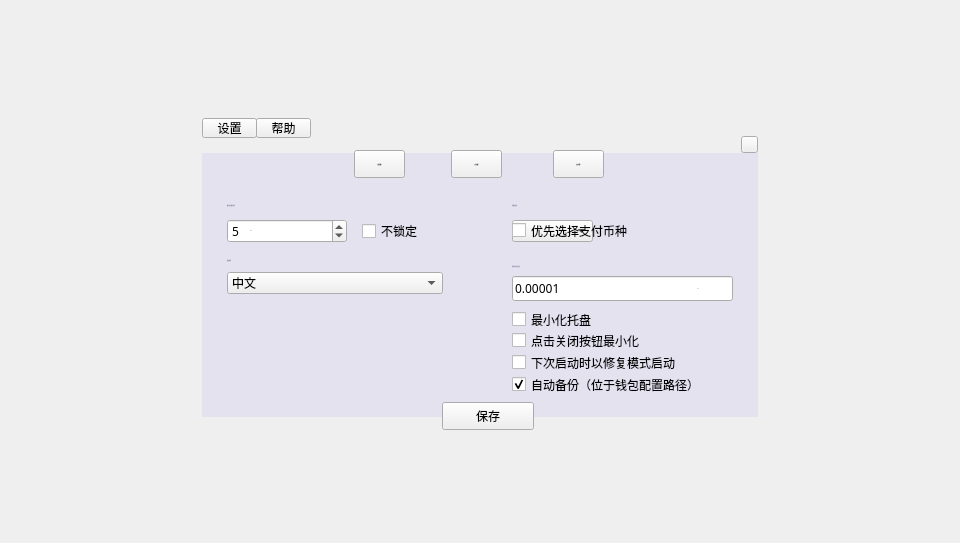
<?xml version="1.0" encoding="UTF-8"?>
<ui version="4.0">
 <class>SetDialog</class>
 <widget class="QDialog" name="SetDialog">
  <property name="geometry">
   <rect>
    <x>0</x>
    <y>0</y>
    <width>960</width>
    <height>543</height>
   </rect>
  </property>
  <property name="font">
   <font>
    <family>微软雅黑</family>
   </font>
  </property>
  <property name="windowTitle">
   <string>Dialog</string>
  </property>
  <property name="styleSheet">
   <string notr="true"/>
  </property>
  <widget class="QWidget" name="widget" native="true">
   <property name="geometry">
    <rect>
     <x>0</x>
     <y>-2</y>
     <width>960</width>
     <height>543</height>
    </rect>
   </property>
   <property name="font">
    <font>
     <family>微软雅黑</family>
    </font>
   </property>
   <widget class="QToolButton" name="toolButton_set">
    <property name="geometry">
     <rect>
      <x>202</x>
      <y>120</y>
      <width>55</width>
      <height>20</height>
     </rect>
    </property>
    <property name="cursor">
     <cursorShape>PointingHandCursor</cursorShape>
    </property>
    <property name="text">
     <string>设置</string>
    </property>
   </widget>
   <widget class="QToolButton" name="toolButton_help">
    <property name="geometry">
     <rect>
      <x>256</x>
      <y>120</y>
      <width>55</width>
      <height>20</height>
     </rect>
    </property>
    <property name="cursor">
     <cursorShape>PointingHandCursor</cursorShape>
    </property>
    <property name="text">
     <string>帮助</string>
    </property>
   </widget>
   <widget class="QStackedWidget" name="stackedWidget_2">
    <property name="geometry">
     <rect>
      <x>202</x>
      <y>138</y>
      <width>556</width>
      <height>308</height>
     </rect>
    </property>
    <property name="currentIndex">
     <number>0</number>
    </property>
    <widget class="QWidget" name="page_set">
     <widget class="QWidget" name="containerWidget" native="true">
      <property name="geometry">
       <rect>
        <x>0</x>
        <y>0</y>
        <width>556</width>
        <height>308</height>
       </rect>
      </property>
      <property name="font">
       <font>
        <family>微软雅黑</family>
       </font>
      </property>
      <property name="styleSheet">
       <string notr="true"/>
      </property>
      <widget class="QToolButton" name="generalBtn">
       <property name="geometry">
        <rect>
         <x>152</x>
         <y>14</y>
         <width>51</width>
         <height>28</height>
        </rect>
       </property>
       <property name="font">
        <font>
         <family>Microsoft YaHei UI</family>
         <pointsize>-1</pointsize>
         <weight>6</weight>
         <italic>false</italic>
         <bold>false</bold>
        </font>
       </property>
       <property name="cursor">
        <cursorShape>PointingHandCursor</cursorShape>
       </property>
       <property name="styleSheet">
        <string notr="true">font: 53 11px &quot;Microsoft YaHei UI&quot;;</string>
       </property>
       <property name="text">
        <string>通用设置</string>
       </property>
       <property name="toolButtonStyle">
        <enum>Qt::ToolButtonTextUnderIcon</enum>
       </property>
      </widget>
      <widget class="QStackedWidget" name="stackedWidget">
       <property name="geometry">
        <rect>
         <x>0</x>
         <y>44</y>
         <width>556</width>
         <height>264</height>
        </rect>
       </property>
       <property name="font">
        <font>
         <family>微软雅黑</family>
        </font>
       </property>
       <property name="styleSheet">
        <string notr="true"/>
       </property>
       <property name="currentIndex">
        <number>0</number>
       </property>
       <widget class="QWidget" name="page">
        <widget class="QToolButton" name="saveBtn">
         <property name="geometry">
          <rect>
           <x>240</x>
           <y>222</y>
           <width>92</width>
           <height>28</height>
          </rect>
         </property>
         <property name="font">
          <font>
           <family>微软雅黑</family>
          </font>
         </property>
         <property name="cursor">
          <cursorShape>PointingHandCursor</cursorShape>
         </property>
         <property name="focusPolicy">
          <enum>Qt::NoFocus</enum>
         </property>
         <property name="styleSheet">
          <string notr="true"/>
         </property>
         <property name="text">
          <string>保存</string>
         </property>
        </widget>
        <widget class="QLabel" name="label_2">
         <property name="geometry">
          <rect>
           <x>25</x>
           <y>10</y>
           <width>131</width>
           <height>31</height>
          </rect>
         </property>
         <property name="font">
          <font>
           <family>微软雅黑</family>
           <pointsize>-1</pointsize>
           <weight>50</weight>
           <italic>false</italic>
           <bold>false</bold>
          </font>
         </property>
         <property name="styleSheet">
          <string notr="true">font: 11px &quot;微软雅黑&quot;;
color:rgb(137,129,161);</string>
         </property>
         <property name="text">
          <string>钱包自动锁定时间</string>
         </property>
         <property name="alignment">
          <set>Qt::AlignLeading|Qt::AlignLeft|Qt::AlignVCenter</set>
         </property>
        </widget>
        <widget class="QComboBox" name="languageComboBox">
         <property name="geometry">
          <rect>
           <x>25</x>
           <y>92</y>
           <width>216</width>
           <height>22</height>
          </rect>
         </property>
         <property name="font">
          <font>
           <family>微软雅黑</family>
          </font>
         </property>
         <property name="focusPolicy">
          <enum>Qt::NoFocus</enum>
         </property>
         <property name="styleSheet">
          <string notr="true"/>
         </property>
         <item>
          <property name="text">
           <string>中文</string>
          </property>
         </item>
         <item>
          <property name="text">
           <string>English</string>
          </property>
         </item>
        </widget>
        <widget class="QCheckBox" name="nolockCheckBox">
         <property name="geometry">
          <rect>
           <x>160</x>
           <y>39</y>
           <width>80</width>
           <height>24</height>
          </rect>
         </property>
         <property name="font">
          <font>
           <family>微软雅黑</family>
           <pointsize>9</pointsize>
          </font>
         </property>
         <property name="cursor">
          <cursorShape>PointingHandCursor</cursorShape>
         </property>
         <property name="focusPolicy">
          <enum>Qt::NoFocus</enum>
         </property>
         <property name="text">
          <string>不锁定</string>
         </property>
        </widget>
        <widget class="QSpinBox" name="lockTimeSpinBox">
         <property name="geometry">
          <rect>
           <x>25</x>
           <y>39</y>
           <width>120</width>
           <height>24</height>
          </rect>
         </property>
         <property name="font">
          <font>
           <family>微软雅黑</family>
          </font>
         </property>
         <property name="focusPolicy">
          <enum>Qt::StrongFocus</enum>
         </property>
         <property name="styleSheet">
          <string notr="true"/>
         </property>
         <property name="readOnly">
          <bool>false</bool>
         </property>
         <property name="minimum">
          <number>0</number>
         </property>
         <property name="maximum">
          <number>60</number>
         </property>
         <property name="value">
          <number>5</number>
         </property>
        </widget>
        <widget class="QLabel" name="label_6">
         <property name="geometry">
          <rect>
           <x>25</x>
           <y>70</y>
           <width>101</width>
           <height>20</height>
          </rect>
         </property>
         <property name="font">
          <font>
           <family>微软雅黑</family>
           <pointsize>-1</pointsize>
           <weight>50</weight>
           <italic>false</italic>
           <bold>false</bold>
          </font>
         </property>
         <property name="styleSheet">
          <string notr="true">font: 11px &quot;微软雅黑&quot;;
color:rgb(137,129,161);</string>
         </property>
         <property name="text">
          <string>界面语言</string>
         </property>
         <property name="alignment">
          <set>Qt::AlignLeading|Qt::AlignLeft|Qt::AlignVCenter</set>
         </property>
        </widget>
        <widget class="QLabel" name="label_3">
         <property name="geometry">
          <rect>
           <x>48</x>
           <y>42</y>
           <width>31</width>
           <height>16</height>
          </rect>
         </property>
         <property name="font">
          <font>
           <family>微软雅黑</family>
           <pointsize>-1</pointsize>
           <weight>50</weight>
           <italic>false</italic>
           <bold>false</bold>
          </font>
         </property>
         <property name="styleSheet">
          <string notr="true">font: 9px &quot;微软雅黑&quot;;
color:rgb(137,129,161);</string>
         </property>
         <property name="text">
          <string>min</string>
         </property>
        </widget>
        <widget class="QCheckBox" name="minimizeCheckBox">
         <property name="geometry">
          <rect>
           <x>310</x>
           <y>129</y>
           <width>240</width>
           <height>21</height>
          </rect>
         </property>
         <property name="font">
          <font>
           <family>微软雅黑</family>
           <pointsize>9</pointsize>
          </font>
         </property>
         <property name="cursor">
          <cursorShape>PointingHandCursor</cursorShape>
         </property>
         <property name="focusPolicy">
          <enum>Qt::NoFocus</enum>
         </property>
         <property name="text">
          <string>最小化托盘</string>
         </property>
        </widget>
        <widget class="QCheckBox" name="closeCheckBox">
         <property name="geometry">
          <rect>
           <x>310</x>
           <y>150</y>
           <width>240</width>
           <height>21</height>
          </rect>
         </property>
         <property name="font">
          <font>
           <family>微软雅黑</family>
           <pointsize>9</pointsize>
          </font>
         </property>
         <property name="cursor">
          <cursorShape>PointingHandCursor</cursorShape>
         </property>
         <property name="focusPolicy">
          <enum>Qt::NoFocus</enum>
         </property>
         <property name="text">
          <string>点击关闭按钮最小化</string>
         </property>
        </widget>
        <widget class="QCheckBox" name="resyncCheckBox">
         <property name="geometry">
          <rect>
           <x>310</x>
           <y>172</y>
           <width>240</width>
           <height>21</height>
          </rect>
         </property>
         <property name="font">
          <font>
           <family>微软雅黑</family>
           <pointsize>9</pointsize>
          </font>
         </property>
         <property name="cursor">
          <cursorShape>PointingHandCursor</cursorShape>
         </property>
         <property name="focusPolicy">
          <enum>Qt::NoFocus</enum>
         </property>
         <property name="text">
          <string>下次启动时以修复模式启动</string>
         </property>
        </widget>
        <widget class="QLabel" name="label_4">
         <property name="geometry">
          <rect>
           <x>310</x>
           <y>10</y>
           <width>200</width>
           <height>31</height>
          </rect>
         </property>
         <property name="font">
          <font>
           <family>微软雅黑</family>
           <pointsize>-1</pointsize>
           <weight>50</weight>
           <italic>false</italic>
           <bold>false</bold>
          </font>
         </property>
         <property name="styleSheet">
          <string notr="true">font: 11px &quot;微软雅黑&quot;;
color:rgb(137,129,161);</string>
         </property>
         <property name="text">
          <string>手续费币种</string>
         </property>
         <property name="alignment">
          <set>Qt::AlignLeading|Qt::AlignLeft|Qt::AlignVCenter</set>
         </property>
        </widget>
        <widget class="QLabel" name="unitLabel2">
         <property name="geometry">
          <rect>
           <x>495</x>
           <y>98</y>
           <width>35</width>
           <height>20</height>
          </rect>
         </property>
         <property name="font">
          <font>
           <family>微软雅黑</family>
           <pointsize>-1</pointsize>
           <weight>50</weight>
           <italic>false</italic>
           <bold>false</bold>
          </font>
         </property>
         <property name="styleSheet">
          <string notr="true">font: 9px &quot;微软雅黑&quot;;
color:rgb(137,129,161);</string>
         </property>
         <property name="text">
          <string>UFC</string>
         </property>
        </widget>
        <widget class="QLineEdit" name="contractFeeLineEdit">
         <property name="geometry">
          <rect>
           <x>310</x>
           <y>96</y>
           <width>221</width>
           <height>25</height>
          </rect>
         </property>
         <property name="cursor">
          <cursorShape>IBeamCursor</cursorShape>
         </property>
         <property name="contextMenuPolicy">
          <enum>Qt::DefaultContextMenu</enum>
         </property>
         <property name="text">
          <string>0.00001</string>
         </property>
         <property name="maxLength">
          <number>20</number>
         </property>
         <property name="readOnly">
          <bool>false</bool>
         </property>
        </widget>
        <widget class="QComboBox" name="comboBox_fee">
         <property name="geometry">
          <rect>
           <x>310</x>
           <y>40</y>
           <width>81</width>
           <height>22</height>
          </rect>
         </property>
        </widget>
        <widget class="QLabel" name="label_5">
         <property name="geometry">
          <rect>
           <x>310</x>
           <y>76</y>
           <width>221</width>
           <height>20</height>
          </rect>
         </property>
         <property name="font">
          <font>
           <family>微软雅黑</family>
           <pointsize>-1</pointsize>
           <weight>50</weight>
           <italic>false</italic>
           <bold>false</bold>
          </font>
         </property>
         <property name="styleSheet">
          <string notr="true">font: 11px &quot;微软雅黑&quot;;
color:rgb(137,129,161);</string>
         </property>
         <property name="text">
          <string>单步合约执行费用</string>
         </property>
         <property name="alignment">
          <set>Qt::AlignLeading|Qt::AlignLeft|Qt::AlignVCenter</set>
         </property>
        </widget>
        <widget class="QCheckBox" name="feeCheckBox">
         <property name="geometry">
          <rect>
           <x>310</x>
           <y>40</y>
           <width>151</width>
           <height>21</height>
          </rect>
         </property>
         <property name="font">
          <font>
           <family>微软雅黑</family>
           <pointsize>9</pointsize>
          </font>
         </property>
         <property name="cursor">
          <cursorShape>PointingHandCursor</cursorShape>
         </property>
         <property name="focusPolicy">
          <enum>Qt::NoFocus</enum>
         </property>
         <property name="text">
          <string>优先选择支付币种</string>
         </property>
        </widget>
        <widget class="QCheckBox" name="checkbox_AutoBackup">
         <property name="geometry">
          <rect>
           <x>310</x>
           <y>194</y>
           <width>240</width>
           <height>21</height>
          </rect>
         </property>
         <property name="font">
          <font>
           <family>微软雅黑</family>
           <pointsize>9</pointsize>
          </font>
         </property>
         <property name="cursor">
          <cursorShape>PointingHandCursor</cursorShape>
         </property>
         <property name="focusPolicy">
          <enum>Qt::NoFocus</enum>
         </property>
         <property name="text">
          <string>自动备份（位于钱包配置路径）</string>
         </property>
         <property name="checked">
          <bool>true</bool>
         </property>
        </widget>
        <zorder>contractFeeLineEdit</zorder>
        <zorder>saveBtn</zorder>
        <zorder>label_2</zorder>
        <zorder>languageComboBox</zorder>
        <zorder>nolockCheckBox</zorder>
        <zorder>lockTimeSpinBox</zorder>
        <zorder>label_6</zorder>
        <zorder>label_3</zorder>
        <zorder>minimizeCheckBox</zorder>
        <zorder>closeCheckBox</zorder>
        <zorder>resyncCheckBox</zorder>
        <zorder>label_4</zorder>
        <zorder>unitLabel2</zorder>
        <zorder>comboBox_fee</zorder>
        <zorder>label_5</zorder>
        <zorder>feeCheckBox</zorder>
        <zorder>checkbox_AutoBackup</zorder>
       </widget>
       <widget class="QWidget" name="page_2">
        <widget class="QLineEdit" name="newPwdLineEdit">
         <property name="geometry">
          <rect>
           <x>37</x>
           <y>110</y>
           <width>260</width>
           <height>24</height>
          </rect>
         </property>
         <property name="font">
          <font>
           <family>微软雅黑</family>
          </font>
         </property>
         <property name="contextMenuPolicy">
          <enum>Qt::DefaultContextMenu</enum>
         </property>
         <property name="echoMode">
          <enum>QLineEdit::Password</enum>
         </property>
        </widget>
        <widget class="QLineEdit" name="confirmPwdLineEdit">
         <property name="geometry">
          <rect>
           <x>37</x>
           <y>160</y>
           <width>260</width>
           <height>24</height>
          </rect>
         </property>
         <property name="font">
          <font>
           <family>微软雅黑</family>
          </font>
         </property>
         <property name="contextMenuPolicy">
          <enum>Qt::DefaultContextMenu</enum>
         </property>
         <property name="echoMode">
          <enum>QLineEdit::Password</enum>
         </property>
        </widget>
        <widget class="QToolButton" name="confirmBtn">
         <property name="geometry">
          <rect>
           <x>240</x>
           <y>222</y>
           <width>92</width>
           <height>28</height>
          </rect>
         </property>
         <property name="font">
          <font/>
         </property>
         <property name="cursor">
          <cursorShape>PointingHandCursor</cursorShape>
         </property>
         <property name="focusPolicy">
          <enum>Qt::NoFocus</enum>
         </property>
         <property name="styleSheet">
          <string notr="true"/>
         </property>
         <property name="text">
          <string>保存</string>
         </property>
        </widget>
        <widget class="QLabel" name="label_7">
         <property name="geometry">
          <rect>
           <x>37</x>
           <y>140</y>
           <width>100</width>
           <height>20</height>
          </rect>
         </property>
         <property name="font">
          <font>
           <family>微软雅黑</family>
           <pointsize>-1</pointsize>
           <weight>50</weight>
           <italic>false</italic>
           <bold>false</bold>
          </font>
         </property>
         <property name="styleSheet">
          <string notr="true">font: 9px &quot;微软雅黑&quot;;
color:rgb(137,129,161);</string>
         </property>
         <property name="text">
          <string>再次输入：</string>
         </property>
         <property name="alignment">
          <set>Qt::AlignLeading|Qt::AlignLeft|Qt::AlignVCenter</set>
         </property>
        </widget>
        <widget class="QLabel" name="tipLabel3">
         <property name="geometry">
          <rect>
           <x>180</x>
           <y>61</y>
           <width>110</width>
           <height>20</height>
          </rect>
         </property>
         <property name="font">
          <font>
           <family>微软雅黑</family>
          </font>
         </property>
         <property name="styleSheet">
          <string notr="true">color: rgb(255, 0, 0);</string>
         </property>
         <property name="text">
          <string/>
         </property>
        </widget>
        <widget class="QLabel" name="label_8">
         <property name="geometry">
          <rect>
           <x>37</x>
           <y>40</y>
           <width>100</width>
           <height>20</height>
          </rect>
         </property>
         <property name="font">
          <font>
           <family>微软雅黑</family>
           <pointsize>-1</pointsize>
           <weight>50</weight>
           <italic>false</italic>
           <bold>false</bold>
          </font>
         </property>
         <property name="styleSheet">
          <string notr="true">font: 9px &quot;微软雅黑&quot;;
color:rgb(137,129,161);</string>
         </property>
         <property name="text">
          <string>旧密码：</string>
         </property>
         <property name="alignment">
          <set>Qt::AlignLeading|Qt::AlignLeft|Qt::AlignVCenter</set>
         </property>
        </widget>
        <widget class="QLabel" name="tipLabel2">
         <property name="geometry">
          <rect>
           <x>180</x>
           <y>161</y>
           <width>110</width>
           <height>20</height>
          </rect>
         </property>
         <property name="font">
          <font>
           <family>微软雅黑</family>
          </font>
         </property>
         <property name="styleSheet">
          <string notr="true">color: rgb(255, 0, 0);</string>
         </property>
         <property name="text">
          <string/>
         </property>
        </widget>
        <widget class="QLabel" name="label_9">
         <property name="geometry">
          <rect>
           <x>37</x>
           <y>90</y>
           <width>100</width>
           <height>20</height>
          </rect>
         </property>
         <property name="font">
          <font>
           <family>微软雅黑</family>
           <pointsize>-1</pointsize>
           <weight>50</weight>
           <italic>false</italic>
           <bold>false</bold>
          </font>
         </property>
         <property name="styleSheet">
          <string notr="true">font: 9px &quot;微软雅黑&quot;;
color:rgb(137,129,161);</string>
         </property>
         <property name="text">
          <string>新密码：</string>
         </property>
         <property name="alignment">
          <set>Qt::AlignLeading|Qt::AlignLeft|Qt::AlignVCenter</set>
         </property>
        </widget>
        <widget class="QLabel" name="tipLabel">
         <property name="geometry">
          <rect>
           <x>180</x>
           <y>111</y>
           <width>110</width>
           <height>20</height>
          </rect>
         </property>
         <property name="font">
          <font>
           <family>微软雅黑</family>
          </font>
         </property>
         <property name="styleSheet">
          <string notr="true">color: rgb(255, 0, 0);</string>
         </property>
         <property name="text">
          <string/>
         </property>
        </widget>
        <widget class="QLineEdit" name="oldPwdLineEdit">
         <property name="geometry">
          <rect>
           <x>37</x>
           <y>60</y>
           <width>260</width>
           <height>24</height>
          </rect>
         </property>
         <property name="font">
          <font>
           <family>微软雅黑</family>
          </font>
         </property>
         <property name="contextMenuPolicy">
          <enum>Qt::DefaultContextMenu</enum>
         </property>
         <property name="echoMode">
          <enum>QLineEdit::Password</enum>
         </property>
        </widget>
        <widget class="QLabel" name="label">
         <property name="geometry">
          <rect>
           <x>37</x>
           <y>10</y>
           <width>200</width>
           <height>30</height>
          </rect>
         </property>
         <property name="font">
          <font>
           <family>微软雅黑</family>
           <pointsize>-1</pointsize>
           <weight>50</weight>
           <italic>false</italic>
           <bold>false</bold>
          </font>
         </property>
         <property name="styleSheet">
          <string notr="true">font: 10px &quot;微软雅黑&quot;;
color:rgb(137,129,161);</string>
         </property>
         <property name="text">
          <string>修改钱包密码</string>
         </property>
        </widget>
        <widget class="QLabel" name="label_12">
         <property name="geometry">
          <rect>
           <x>320</x>
           <y>40</y>
           <width>100</width>
           <height>20</height>
          </rect>
         </property>
         <property name="font">
          <font>
           <family>微软雅黑</family>
           <pointsize>-1</pointsize>
           <weight>50</weight>
           <italic>false</italic>
           <bold>false</bold>
          </font>
         </property>
         <property name="styleSheet">
          <string notr="true">font: 9px &quot;微软雅黑&quot;;
color:rgb(137,129,161);</string>
         </property>
         <property name="text">
          <string>钱包数据路径：</string>
         </property>
         <property name="alignment">
          <set>Qt::AlignLeading|Qt::AlignLeft|Qt::AlignVCenter</set>
         </property>
        </widget>
        <widget class="QLineEdit" name="dataPathLineEdit">
         <property name="geometry">
          <rect>
           <x>320</x>
           <y>60</y>
           <width>200</width>
           <height>24</height>
          </rect>
         </property>
         <property name="font">
          <font>
           <family>微软雅黑</family>
          </font>
         </property>
         <property name="contextMenuPolicy">
          <enum>Qt::DefaultContextMenu</enum>
         </property>
         <property name="echoMode">
          <enum>QLineEdit::Normal</enum>
         </property>
        </widget>
        <widget class="QLabel" name="label_13">
         <property name="geometry">
          <rect>
           <x>320</x>
           <y>90</y>
           <width>100</width>
           <height>20</height>
          </rect>
         </property>
         <property name="font">
          <font>
           <family>微软雅黑</family>
           <pointsize>-1</pointsize>
           <weight>50</weight>
           <italic>false</italic>
           <bold>false</bold>
          </font>
         </property>
         <property name="toolTip">
          <string>默认数据备份路径，请勿删除</string>
         </property>
         <property name="styleSheet">
          <string notr="true">font: 9px &quot;微软雅黑&quot;;
color:rgb(137,129,161);</string>
         </property>
         <property name="text">
          <string>钱包配置路径：</string>
         </property>
         <property name="alignment">
          <set>Qt::AlignLeading|Qt::AlignLeft|Qt::AlignVCenter</set>
         </property>
        </widget>
        <widget class="QLineEdit" name="configPathLineEdit">
         <property name="geometry">
          <rect>
           <x>320</x>
           <y>110</y>
           <width>200</width>
           <height>24</height>
          </rect>
         </property>
         <property name="font">
          <font>
           <family>微软雅黑</family>
          </font>
         </property>
         <property name="contextMenuPolicy">
          <enum>Qt::DefaultContextMenu</enum>
         </property>
         <property name="toolTip">
          <string>默认数据备份路径，请勿删除</string>
         </property>
         <property name="echoMode">
          <enum>QLineEdit::Normal</enum>
         </property>
        </widget>
        <widget class="QToolButton" name="pathBtn">
         <property name="geometry">
          <rect>
           <x>480</x>
           <y>42</y>
           <width>40</width>
           <height>16</height>
          </rect>
         </property>
         <property name="font">
          <font>
           <family>微软雅黑</family>
           <pointsize>-1</pointsize>
           <weight>50</weight>
           <italic>false</italic>
           <bold>false</bold>
          </font>
         </property>
         <property name="cursor">
          <cursorShape>PointingHandCursor</cursorShape>
         </property>
         <property name="focusPolicy">
          <enum>Qt::NoFocus</enum>
         </property>
         <property name="styleSheet">
          <string notr="true">QToolButton{font: 9px &quot;微软雅黑&quot;;background:transparent;border:0px solid white;color: rgb(137,129,161);} QToolButton:hover{color:rgb(107,99,131);}</string>
         </property>
         <property name="text">
          <string>打开</string>
         </property>
        </widget>
        <widget class="QToolButton" name="pathBtn2">
         <property name="geometry">
          <rect>
           <x>480</x>
           <y>92</y>
           <width>40</width>
           <height>16</height>
          </rect>
         </property>
         <property name="font">
          <font>
           <family>微软雅黑</family>
           <pointsize>-1</pointsize>
           <weight>50</weight>
           <italic>false</italic>
           <bold>false</bold>
          </font>
         </property>
         <property name="cursor">
          <cursorShape>PointingHandCursor</cursorShape>
         </property>
         <property name="focusPolicy">
          <enum>Qt::NoFocus</enum>
         </property>
         <property name="toolTip">
          <string>默认数据备份路径，请勿删除</string>
         </property>
         <property name="styleSheet">
          <string notr="true">QToolButton{font: 9px &quot;微软雅黑&quot;;background:transparent;border:0px solid white;color: rgb(137,129,161);} QToolButton:hover{color:rgb(107,99,131);}</string>
         </property>
         <property name="text">
          <string>打开</string>
         </property>
        </widget>
        <zorder>newPwdLineEdit</zorder>
        <zorder>confirmPwdLineEdit</zorder>
        <zorder>confirmBtn</zorder>
        <zorder>label_7</zorder>
        <zorder>label_8</zorder>
        <zorder>label_9</zorder>
        <zorder>oldPwdLineEdit</zorder>
        <zorder>label</zorder>
        <zorder>tipLabel</zorder>
        <zorder>tipLabel2</zorder>
        <zorder>tipLabel3</zorder>
        <zorder>label_12</zorder>
        <zorder>dataPathLineEdit</zorder>
        <zorder>label_13</zorder>
        <zorder>configPathLineEdit</zorder>
        <zorder>pathBtn</zorder>
        <zorder>pathBtn2</zorder>
       </widget>
       <widget class="AccountManagerWidget" name="accountmanager"/>
      </widget>
      <widget class="QToolButton" name="safeBtn">
       <property name="geometry">
        <rect>
         <x>249</x>
         <y>14</y>
         <width>51</width>
         <height>28</height>
        </rect>
       </property>
       <property name="font">
        <font>
         <family>Microsoft YaHei UI</family>
         <pointsize>-1</pointsize>
         <weight>6</weight>
         <italic>false</italic>
         <bold>false</bold>
        </font>
       </property>
       <property name="cursor">
        <cursorShape>PointingHandCursor</cursorShape>
       </property>
       <property name="styleSheet">
        <string notr="true">font: 53 11px &quot;Microsoft YaHei UI&quot;;</string>
       </property>
       <property name="text">
        <string>安全设置</string>
       </property>
       <property name="toolButtonStyle">
        <enum>Qt::ToolButtonTextUnderIcon</enum>
       </property>
      </widget>
      <widget class="QToolButton" name="accountBtn">
       <property name="geometry">
        <rect>
         <x>351</x>
         <y>14</y>
         <width>51</width>
         <height>28</height>
        </rect>
       </property>
       <property name="font">
        <font>
         <family>Microsoft YaHei UI</family>
         <pointsize>-1</pointsize>
         <weight>6</weight>
         <italic>false</italic>
         <bold>false</bold>
        </font>
       </property>
       <property name="cursor">
        <cursorShape>PointingHandCursor</cursorShape>
       </property>
       <property name="styleSheet">
        <string notr="true">font: 53 11px &quot;Microsoft YaHei UI&quot;;</string>
       </property>
       <property name="text">
        <string>账户管理</string>
       </property>
       <property name="toolButtonStyle">
        <enum>Qt::ToolButtonTextUnderIcon</enum>
       </property>
      </widget>
      <widget class="QLabel" name="label_11">
       <property name="geometry">
        <rect>
         <x>0</x>
         <y>17</y>
         <width>556</width>
         <height>264</height>
        </rect>
       </property>
       <property name="styleSheet">
        <string notr="true">background-color: rgb(229, 226, 240);</string>
       </property>
       <property name="text">
        <string/>
       </property>
      </widget>
      <widget class="QLabel" name="label_general">
       <property name="geometry">
        <rect>
         <x>170</x>
         <y>11</y>
         <width>12</width>
         <height>12</height>
        </rect>
       </property>
       <property name="text">
        <string/>
       </property>
      </widget>
      <widget class="QLabel" name="label_safe">
       <property name="geometry">
        <rect>
         <x>268</x>
         <y>11</y>
         <width>12</width>
         <height>12</height>
        </rect>
       </property>
       <property name="text">
        <string/>
       </property>
      </widget>
      <widget class="QLabel" name="label_account">
       <property name="geometry">
        <rect>
         <x>369</x>
         <y>11</y>
         <width>12</width>
         <height>12</height>
        </rect>
       </property>
       <property name="text">
        <string/>
       </property>
      </widget>
      <zorder>label_11</zorder>
      <zorder>generalBtn</zorder>
      <zorder>stackedWidget</zorder>
      <zorder>safeBtn</zorder>
      <zorder>accountBtn</zorder>
      <zorder>label_safe</zorder>
      <zorder>label_account</zorder>
      <zorder>label_general</zorder>
     </widget>
    </widget>
    <widget class="HelpWidget" name="page_help"/>
   </widget>
   <widget class="QToolButton" name="closeBtn">
    <property name="geometry">
     <rect>
      <x>741</x>
      <y>138</y>
      <width>17</width>
      <height>17</height>
     </rect>
    </property>
    <property name="cursor">
     <cursorShape>PointingHandCursor</cursorShape>
    </property>
    <property name="focusPolicy">
     <enum>Qt::NoFocus</enum>
    </property>
    <property name="text">
     <string/>
    </property>
   </widget>
   <widget class="QLabel" name="label_helppic">
    <property name="geometry">
     <rect>
      <x>545</x>
      <y>177</y>
      <width>238</width>
      <height>248</height>
     </rect>
    </property>
    <property name="text">
     <string/>
    </property>
   </widget>
   <zorder>stackedWidget_2</zorder>
   <zorder>toolButton_help</zorder>
   <zorder>toolButton_set</zorder>
   <zorder>closeBtn</zorder>
   <zorder>label_helppic</zorder>
  </widget>
 </widget>
 <customwidgets>
  <customwidget>
   <class>AccountManagerWidget</class>
   <extends>QWidget</extends>
   <header>accountmanagerwidget.h</header>
   <container>1</container>
  </customwidget>
  <customwidget>
   <class>HelpWidget</class>
   <extends>QWidget</extends>
   <header>helpwidget.h</header>
   <container>1</container>
  </customwidget>
 </customwidgets>
 <tabstops>
  <tabstop>oldPwdLineEdit</tabstop>
  <tabstop>newPwdLineEdit</tabstop>
  <tabstop>confirmPwdLineEdit</tabstop>
  <tabstop>lockTimeSpinBox</tabstop>
  <tabstop>generalBtn</tabstop>
  <tabstop>safeBtn</tabstop>
 </tabstops>
 <resources/>
 <connections/>
</ui>
